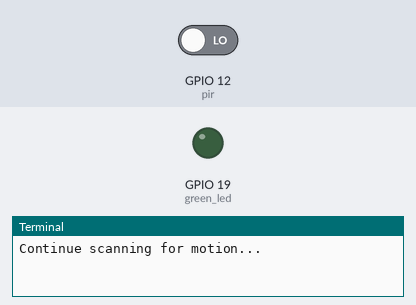
Recording of a program running on a simulated Raspberry Pi (BCM pin numbers). Shown: output pins drawn as LEDs (lit = HIGH), the last lines printed to the terminal. The test bench sets the inputs (shaded band); at power-on: GPIO 12 (pir) LOW. The clock reads 2024-03-15 10:24:30 at power-on unless the program sets it; camera commands give no picture and take their timeout (5 s if none is given; 1 s for webcam tools).

Above: at 1.2 s.
1.3 s: GPIO 12 (pir) driven HIGH
At 2.8 s:
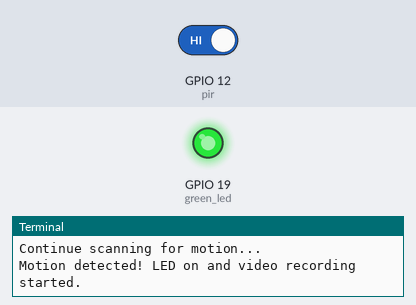
Timing chart, 0 to 8.8 s (numbered marks = the images above; inputs shaded):
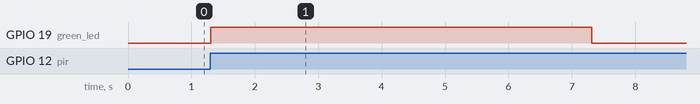

The program:

3vidSave.py
```python
#!/usr/bin/python3

from gpiozero import MotionSensor, LED
from time import sleep
import os
from datetime import datetime

pir = MotionSensor(12)
green_led = LED(19)

def start_video_stream(filename):
    os.system(f"libcamera-vid -t 3000 --width 640 --height 480 --framerate 30 --inline --nopreview -o {filename} &")

def stop_video_stream():
    os.system("pkill -f 'libcamera-vid'")

while True:
    print("Continue scanning for motion...")
    pir.wait_for_motion()
    print("Motion detected! LED on and video recording started.")
    green_led.on()
    # Generate a timestamped filename
    filename = f"/home/pi/videos/motion_{datetime.now().strftime('%Y%m%d_%H%M%S')}.h264"
    start_video_stream(filename)
    sleep(3)  # LED stays on for 3 seconds
    green_led.off()
    stop_video_stream()
    print(f"LED off and video recording saved to {filename}. Waiting for no motion.")
    pir.wait_for_no_motion()
    print("No motion detected. Scanning for motion again.")
```

Measured:
- after the input at 1.3 s, GPIO 19 (green_led): LOW → HIGH at once, → LOW 6.0 s later
